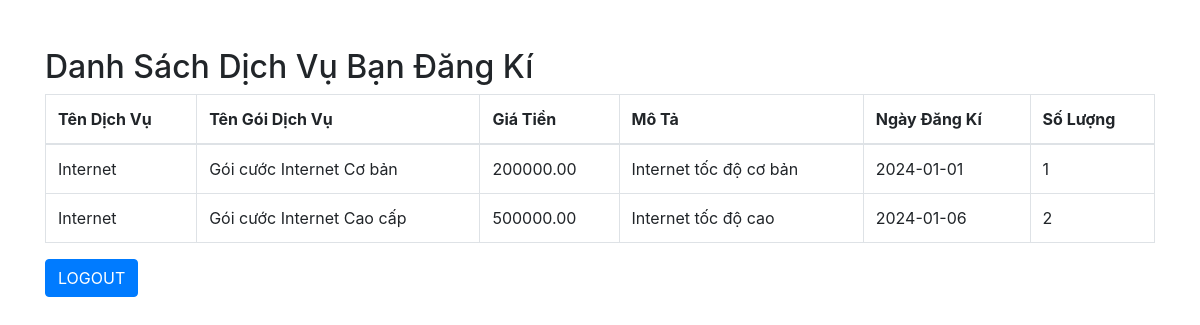
The page /dangkiDV_KH.php (signed in) on the database its author committed.
### tables this page shows
CREATE TABLE DichVu (
    ID_DichVu INT AUTO_INCREMENT PRIMARY KEY,
    TenDichVu VARCHAR(255) NOT NULL
);

CREATE TABLE GoiDichVu (
    ID_GoiDichVu INT AUTO_INCREMENT PRIMARY KEY,
    ID_DichVu INT,
    TenGoiDichVu VARCHAR(255) NOT NULL,
    TocDo VARCHAR(50),
    GiaTien DECIMAL(10, 2) NOT NULL,
    MoTa VARCHAR(255),
    FOREIGN KEY (ID_DichVu) REFERENCES DichVu(ID_DichVu)
);

CREATE TABLE ThongTinBanHang (
    ID_ThongTinBanHang INT AUTO_INCREMENT PRIMARY KEY,
    ID_KhachHang INT,
    ID_GoiDichVu INT,
    ID_TTNVBH INT,
    NgayDangKy DATE NOT NULL,
    SoLuong INT,
    FOREIGN KEY (ID_KhachHang) REFERENCES KhachHang(ID_KhachHang),
    FOREIGN KEY (ID_GoiDichVu) REFERENCES GoiDichVu(ID_GoiDichVu),
    FOREIGN KEY (ID_TTNVBH) REFERENCES TTNhanVienBanHang(ID_TTNVBH)
);

### dangkiDV_KH.php (the view, shortened to what this page needs)
<?php
$ID_KhachHang = $_SESSION['ID_KhachHang'];
$conn = new mysqli('localhost', 'root', '', 'tttt');
$sql = "SELECT
dv.TenDichVu,
gdv.TenGoiDichVu,
gdv.TocDo,
gdv.GiaTien,
gdv.MoTa,
ttb.NgayDangKy,
ttb.SoLuong
FROM
KhachHang AS kh
JOIN
ThongTinBanHang AS ttb ON kh.ID_KhachHang = ttb.ID_KhachHang
JOIN
GoiDichVu AS gdv ON ttb.ID_GoiDichVu = gdv.ID_GoiDichVu
JOIN
DichVu AS dv ON gdv.ID_DichVu = dv.ID_DichVu
WHERE
kh.ID_KhachHang = $ID_KhachHang
ORDER BY
ttb.NgayDangKy;
";
$result = $conn->query($sql);
?>
<!DOCTYPE html>
<html lang="en">
<head>
    <link href="https://stackpath.bootstrapcdn.com/bootstrap/4.5.2/css/bootstrap.min.css" rel="stylesheet">
</head>
<body>
    <div class="container">
        <h2 class="mt-5">Danh Sách Dịch Vụ Bạn Đăng Kí</h2>
        <table class="table table-bordered">
            <thead>
                <tr>
                    <th>Tên Dịch Vụ</th>
                    <th>Tên Gói Dịch Vụ</th>
                    <th>Giá Tiền</th>
                    <th>Mô Tả</th>
                    <th>Ngày Đăng Kí</th>
                    <th>Số Lượng</th>
                </tr>
            </thead>
            <tbody>
                <?php
                if ($result->num_rows > 0) {
                    while ($row = $result->fetch_assoc()) {
                        echo "<tr>";
                        echo "<td>" . htmlspecialchars($row['TenDichVu']) . "</td>";
                        echo "<td>" . htmlspecialchars($row['TenGoiDichVu']) . "</td>";
                        echo "<td>" . htmlspecialchars($row['GiaTien']) . "</td>";
                        echo "<td>" . htmlspecialchars($row['MoTa']) . "</td>";
                        echo "<td>" . htmlspecialchars($row['NgayDangKy']) . "</td>";
                        echo "<td>" . htmlspecialchars($row['SoLuong']) . "</td>";
                        echo "</tr>";
                    }
                } else {
                    echo "<tr><td colspan='7' class='text-center'>Không có dữ liệu</td></tr>";
                }
                ?>
            </tbody>
        </table>
        <a href="dangxuat_KH.php" class="btn btn-primary">LOGOUT</a>
    </div>
</body>
</html>

### rows shown on the page
dichvu: TenDichVu "Internet", goidichvu.TenGoiDichVu "Gói cước Internet Cơ bản", goidichvu.GiaTien "200000.00", goidichvu.MoTa "Internet tốc độ cơ bản", thongtinbanhang.NgayDangKy "2024-01-01", thongtinbanhang.SoLuong "1", goidichvu.TenGoiDichVu "Gói cước Internet Cao cấp", goidichvu.GiaTien "500000.00", goidichvu.MoTa "Internet tốc độ cao", thongtinbanhang.NgayDangKy "2024-01-06", thongtinbanhang.SoLuong "2"
